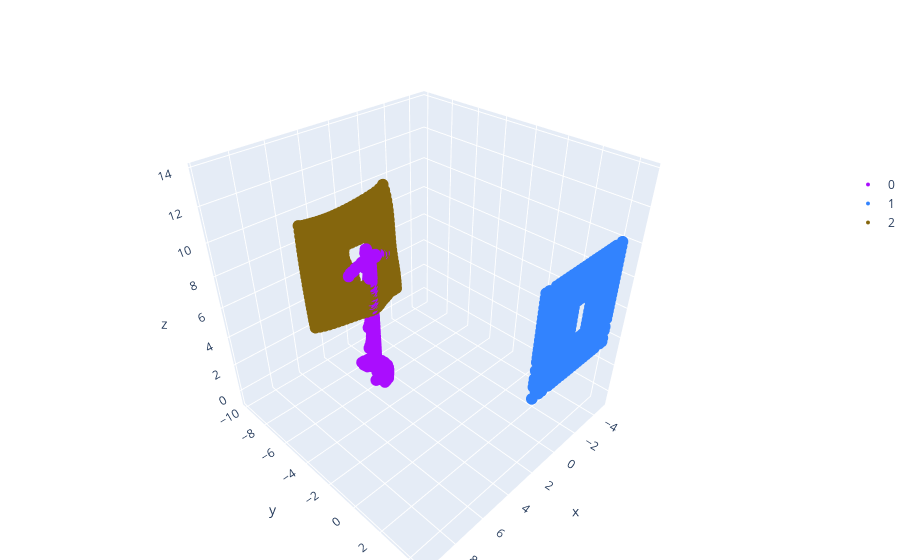

Write notebook code for a chart like this one.
### Code cell
import rpad.visualize_3d.plots as vpl
import os
import zarr
import torch
import numpy as np

train_zarr = zarr.open('/home/ktsim/Projects/non-rigid/data/proccloth/cloth=single-fixed anchor=single-random hole=single/train.zarr')
        # goalPC_path = os.path.join(self.zarr_dir, 'tensor_list_train.pt')

tensor = torch.load('tensor_list_train.pt')
# Plot slices along one axis (for example, axis 0)
goal_point_cloud = tensor[0].cpu().data.numpy().squeeze(0)

fig = vpl.segmentation_fig(
    np.concatenate([
        train_zarr['data/action_pcd'][0],
        train_zarr['data/anchor_pcd'][0],
        goal_point_cloud,
    ]),
    np.concatenate([
        np.ones(train_zarr['data/action_pcd'][0].shape[0]),
        np.zeros(train_zarr['data/anchor_pcd'][0].shape[0]),
        np.ones(goal_point_cloud.shape[0]) * 2,
        
    ]).astype(int)
)
fig.show()

### Figure 1 — Plotly figure (JSON) as saved in the notebook; plotly's stock layout.template omitted (floating-point values rounded to 4 significant figures; data arrays with more than 128 entries replaced by an {"elided": "..."} marker saying what was removed)
{"data": [{"marker": {"color": "#AA0DFE", "line": {"width": 0}, "size": 4}, "mode": "markers", "name": "0", "scene": "scene", "type": "scatter3d", "x": {"elided": "512 float values"}, "y": {"elided": "512 float values"}, "z": {"elided": "512 float values"}}, {"marker": {"color": "#3283FE", "line": {"width": 0}, "size": 4}, "mode": "markers", "name": "1", "scene": "scene", "type": "scatter3d", "x": {"elided": "512 float values"}, "y": {"elided": "512 int values"}, "z": {"elided": "512 float values"}}, {"marker": {"color": "#85660D", "line": {"width": 0}, "size": 4}, "mode": "markers", "name": "2", "scene": "scene", "type": "scatter3d", "x": {"elided": "580 float values"}, "y": {"elided": "580 float values"}, "z": {"elided": "580 float values"}}], "layout": {"legend": {"x": 1, "y": 0.75}, "margin": {"b": 0, "l": 0, "r": 0, "t": 40}, "scene": {"aspectratio": {"x": 1, "y": 1, "z": 1}, "xaxis": {"nticks": 10, "range": [-5.22, 10.11]}, "yaxis": {"nticks": 10, "range": [-10.33, 5.0]}, "zaxis": {"nticks": 10, "range": [-1.12, 14.21]}}, "showlegend": true}}
